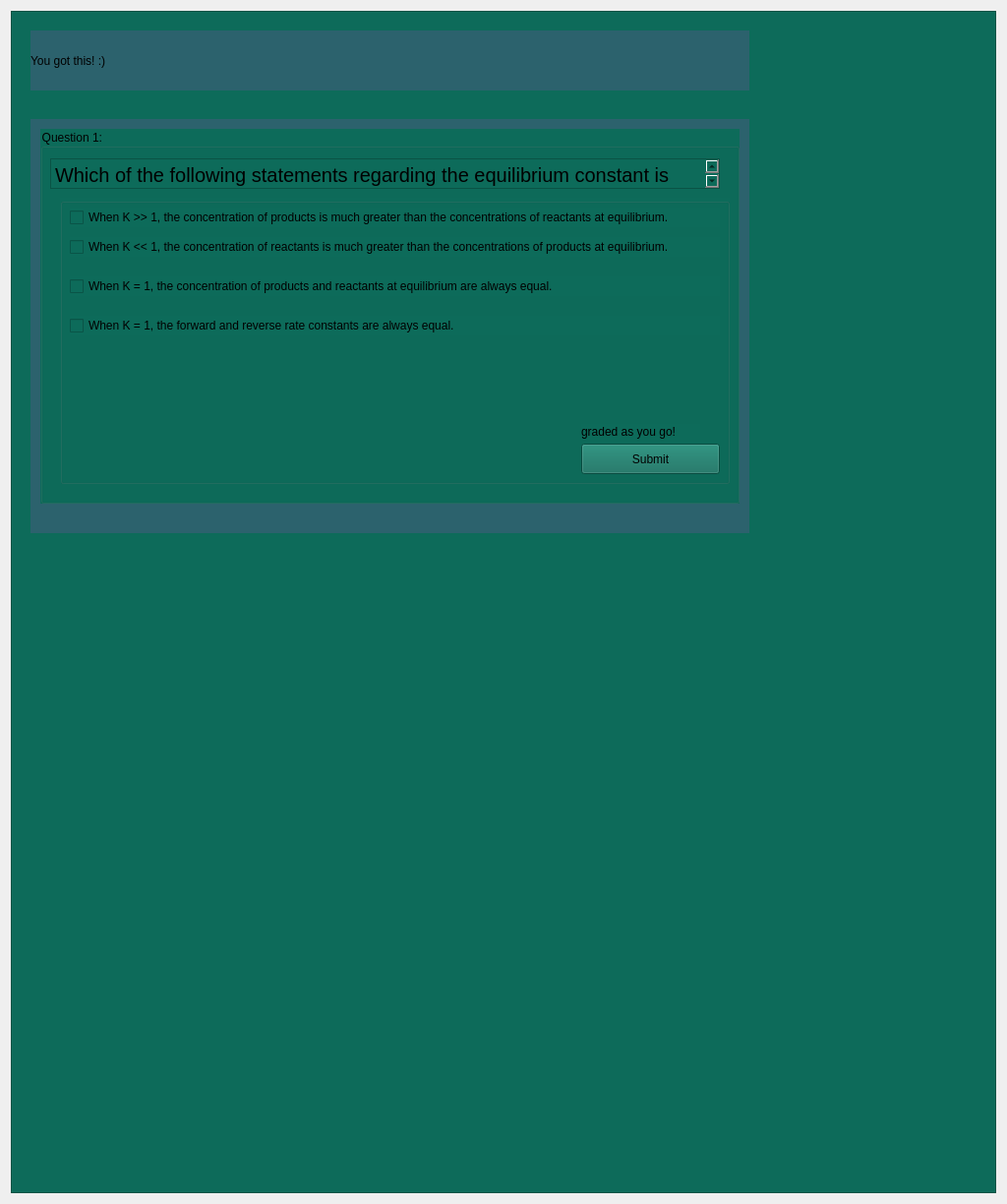
      <widget class="QWidget" name="scrollAreaWidgetContents_16">
       <property name="geometry">
        <rect>
         <x>0</x>
         <y>0</y>
         <width>1024</width>
         <height>1224</height>
        </rect>
       </property>
       <layout class="QVBoxLayout" name="verticalLayout_10">
        <item>
         <widget class="QFrame" name="quizPageBackground_4">
          <property name="enabled">
           <bool>true</bool>
          </property>
          <property name="minimumSize">
           <size>
            <width>1000</width>
            <height>1200</height>
           </size>
          </property>
          <property name="styleSheet">
           <string notr="true">background-color: rgb(13, 107, 90);</string>
          </property>
          <property name="frameShape">
           <enum>QFrame::StyledPanel</enum>
          </property>
          <property name="frameShadow">
           <enum>QFrame::Raised</enum>
          </property>
          <widget class="QLabel" name="label_46">
           <property name="geometry">
            <rect>
             <x>20</x>
             <y>20</y>
             <width>731</width>
             <height>61</height>
            </rect>
           </property>
           <property name="styleSheet">
            <string notr="true">background-color: rgb(44, 98, 109);
font: 20pt &quot;Times New Roman&quot;;</string>
           </property>
           <property name="text">
            <string>You got this! :)</string>
           </property>
          </widget>
          <widget class="QLabel" name="label_47">
           <property name="geometry">
            <rect>
             <x>20</x>
             <y>110</y>
             <width>731</width>
             <height>421</height>
            </rect>
           </property>
           <property name="styleSheet">
            <string notr="true">background-color: rgb(44, 98, 109);
font: 18pt &quot;Times New Roman&quot;;</string>
           </property>
           <property name="text">
            <string/>
           </property>
          </widget>
          <widget class="QGroupBox" name="questionObj_2">
           <property name="geometry">
            <rect>
             <x>30</x>
             <y>120</y>
             <width>711</width>
             <height>381</height>
            </rect>
           </property>
           <property name="styleSheet">
            <string notr="true">font: 15pt &quot;Times New Roman&quot;;</string>
           </property>
           <property name="title">
            <string>Question 1: </string>
           </property>
           <widget class="QTextEdit" name="questionStr_2">
            <property name="geometry">
             <rect>
              <x>10</x>
              <y>30</y>
              <width>681</width>
              <height>31</height>
             </rect>
            </property>
            <property name="html">
             <string>&lt;!DOCTYPE HTML PUBLIC &quot;-//W3C//DTD HTML 4.0//EN&quot; &quot;http://www.w3.org/TR/REC-html40/strict.dtd&quot;&gt;
&lt;html&gt;&lt;head&gt;&lt;meta name=&quot;qrichtext&quot; content=&quot;1&quot; /&gt;&lt;meta charset=&quot;utf-8&quot; /&gt;&lt;style type=&quot;text/css&quot;&gt;
p, li { white-space: pre-wrap; }
hr { height: 1px; border-width: 0; }
li.unchecked::marker { content: &quot;\2610&quot;; }
li.checked::marker { content: &quot;\2612&quot;; }
&lt;/style&gt;&lt;/head&gt;&lt;body style=&quot; font-family:'Times New Roman'; font-size:15pt; font-weight:400; font-style:normal;&quot;&gt;
&lt;p style=&quot; margin-top:0px; margin-bottom:0px; margin-left:0px; margin-right:0px; -qt-block-indent:0; text-indent:0px;&quot;&gt;Which of the following statements regarding the equilibrium constant is NOT true?&lt;/p&gt;&lt;/body&gt;&lt;/html&gt;</string>
            </property>
           </widget>
           <widget class="QGroupBox" name="stuAns_2">
            <property name="geometry">
             <rect>
              <x>20</x>
              <y>70</y>
              <width>681</width>
              <height>291</height>
             </rect>
            </property>
            <property name="title">
             <string/>
            </property>
            <widget class="QCheckBox" name="choiceA_2">
             <property name="geometry">
              <rect>
               <x>10</x>
               <y>10</y>
               <width>661</width>
               <height>20</height>
              </rect>
             </property>
             <property name="styleSheet">
              <string notr="true">font: 14pt &quot;Times New Roman&quot;;</string>
             </property>
             <property name="text">
              <string>When K &gt;&gt; 1, the concentration of products is much greater than the concentrations of reactants at equilibrium.</string>
             </property>
            </widget>
            <widget class="QCheckBox" name="choiceB_2">
             <property name="geometry">
              <rect>
               <x>10</x>
               <y>40</y>
               <width>661</width>
               <height>20</height>
              </rect>
             </property>
             <property name="styleSheet">
              <string notr="true">font: 14pt &quot;Times New Roman&quot;;</string>
             </property>
             <property name="text">
              <string>When K &lt;&lt; 1, the concentration of reactants is much greater than the concentrations of products at equilibrium.</string>
             </property>
            </widget>
            <widget class="QCheckBox" name="choiceD_2">
             <property name="geometry">
              <rect>
               <x>10</x>
               <y>120</y>
               <width>661</width>
               <height>20</height>
              </rect>
             </property>
             <property name="text">
              <string>When K = 1, the forward and reverse rate constants are always equal.</string>
             </property>
            </widget>
            <widget class="QCheckBox" name="choiceC_2">
             <property name="geometry">
              <rect>
               <x>10</x>
               <y>80</y>
               <width>661</width>
               <height>20</height>
              </rect>
             </property>
             <property name="text">
              <string>When K = 1, the concentration of products and reactants at equilibrium are always equal.</string>
             </property>
            </widget>
            <widget class="QPushButton" name="submitQues1_2">
             <property name="geometry">
              <rect>
               <x>530</x>
               <y>250</y>
               <width>141</width>
               <height>31</height>
              </rect>
             </property>
             <property name="text">
              <string>Submit</string>
             </property>
            </widget>
            <widget class="QLabel" name="label_48">
             <property name="geometry">
              <rect>
               <x>530</x>
               <y>230</y>
               <width>121</width>
               <height>16</height>
              </rect>
             </property>
             <property name="text">
              <string>graded as you go!</string>
             </property>
            </widget>
           </widget>
          </widget>
         </widget>
        </item>
       </layout>
      </widget>
